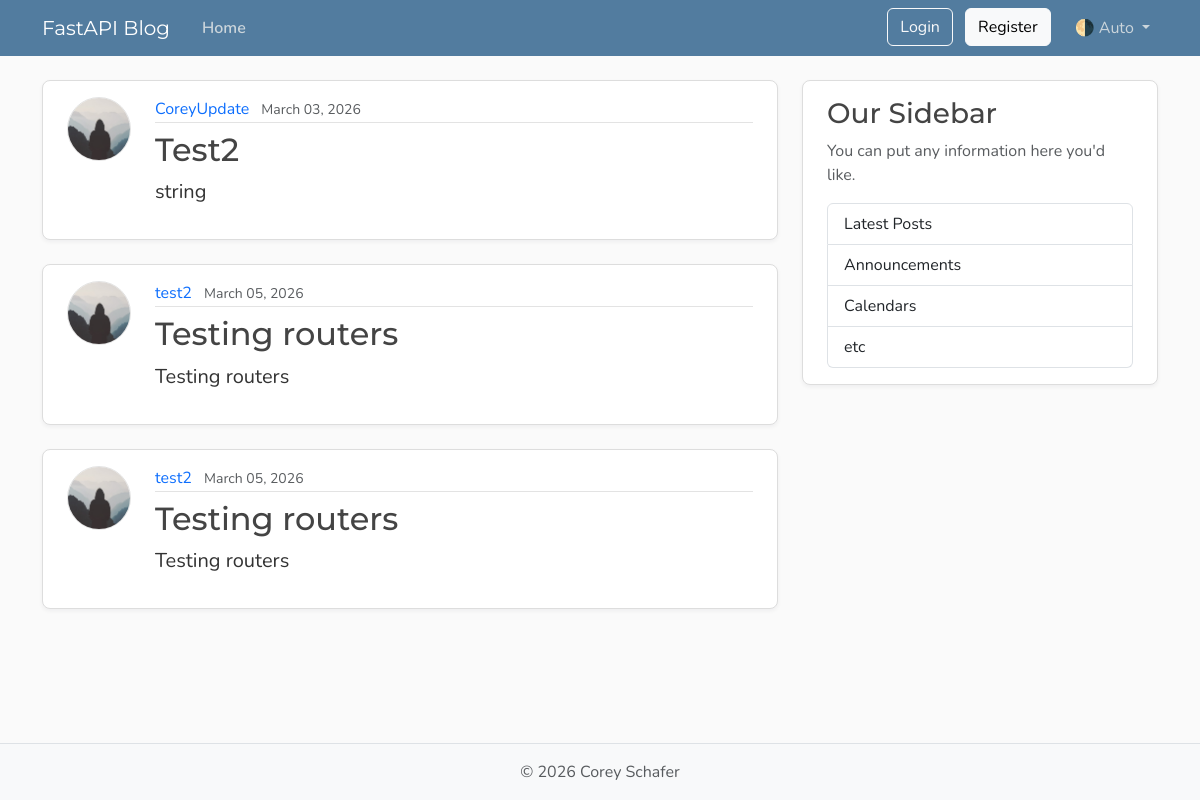
Page /posts on the earlier database version.
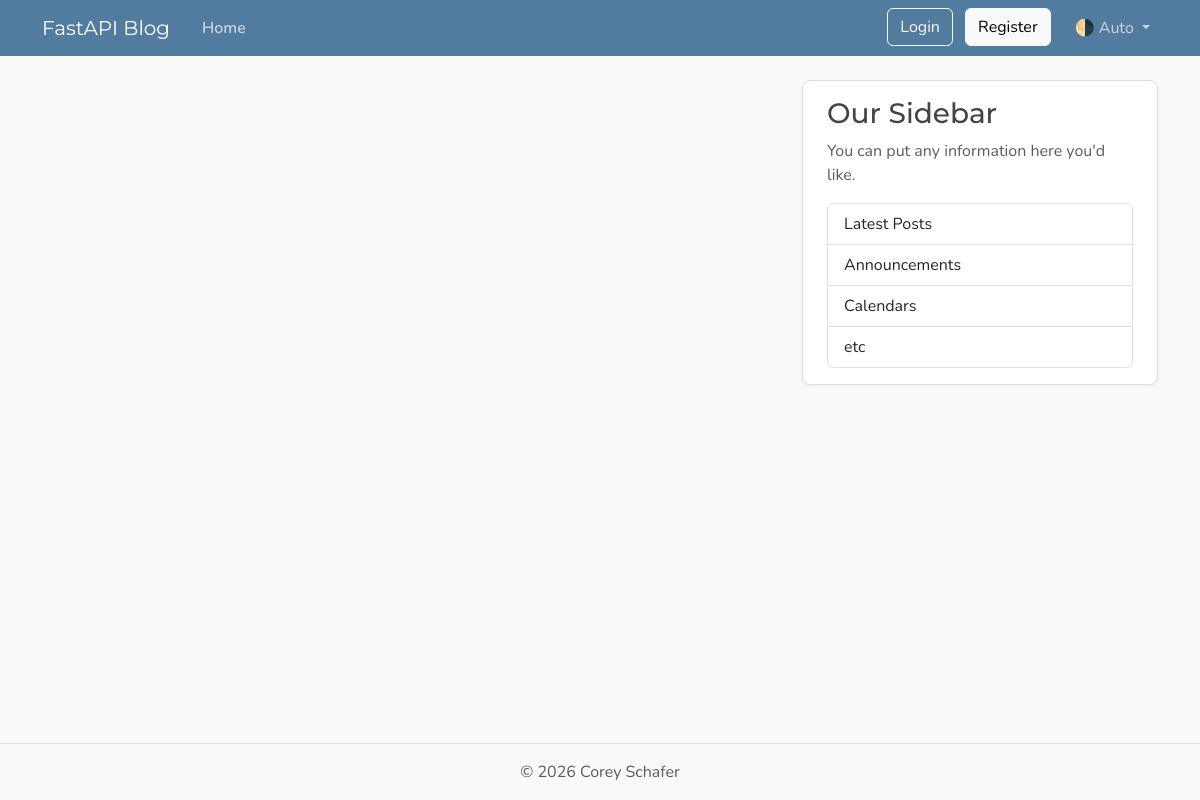
Same page on the later database version.
### models.py (models this page shows, shortened)
class Post(Base):
    __tablename__ = "posts"
    id: Mapped[int] = mapped_column(Integer, primary_key=True, index=True)
    title: Mapped[str] = mapped_column(String(100), nullable=False)
    content: Mapped[str] = mapped_column(Text, nullable=False)
    user_id: Mapped[int] = mapped_column(
        ForeignKey("users.id"),
        nullable=False,
        index=True,
    )
    date_posted: Mapped[datetime] = mapped_column(
        DateTime(timezone=True),
        default=lambda: datetime.now(UTC),
    )
    author: Mapped[User] = relationship(back_populates="posts")

class User(Base):
    __tablename__ = "users"
    id: Mapped[int] = mapped_column(Integer, primary_key=True, index=True)
    username: Mapped[str] = mapped_column(String(50), unique=True, nullable=False)
    email: Mapped[str] = mapped_column(String(120), unique=True, nullable=False)
    image_file: Mapped[str | None] = mapped_column(
        String(200),
        nullable=True,
        default=None,
    )
    posts: Mapped[list[Post]] = relationship(back_populates="author", cascade="all, delete-orphan")

### main.py (the view)
@app.get("/", include_in_schema=False, name="home")
@app.get("/posts", include_in_schema=False, name="posts")
async def home(request: Request, db: Annotated[AsyncSession, Depends(get_db)]):
    result = await db.execute(
        select(models.Post).options(selectinload(models.Post.author)),
    )
    posts = result.scalars().all()
    return templates.TemplateResponse(
        request,
        "home.html",
        {"posts": posts, "title": "Home"},
    )

### templates/home.html
{% extends "layout.html" %}
{% block content %}
    {% for post in posts %}
        <article class="content-section py-3 px-4 mb-4">
            <div class="d-flex align-items-start gap-4">
                <img class="rounded-circle article-img flex-shrink-0"
                     src="{{ post.author.image_path }}"
                     alt="{{ post.author.username }}'s profile picture"
                     width="64"
                     height="64"
                     loading="lazy">
                <div class="flex-grow-1">
                    <div class="article-metadata mb-2">
                        <a class="me-2"
                           href="{{ url_for("user_posts", user_id=post.author.id) }}">{{ post.author.username }}</a>
                        <small class="text-body-secondary">{{ post.date_posted.strftime("%B %d, %Y") }}</small>
                    </div>
                    <h2>
                        <a class="article-title"
                           href="{{ url_for("post_page", post_id=post.id) }}">{{ post.title }}</a>
                    </h2>
                    <p class="article-content">{{ post.content }}</p>
                </div>
            </div>
        </article>
    {% endfor %}
{% endblock content %}

Differences in the rows shown:
removed Post: author.username "CoreyUpdate", date_posted "March 03, 2026", title "Test2", content "string"
removed Post: author.username "test2", date_posted "March 05, 2026", title "Testing routers", content "Testing routers"
removed Post: author.username "test2", date_posted "March 05, 2026", title "Testing routers", content "Testing routers"
